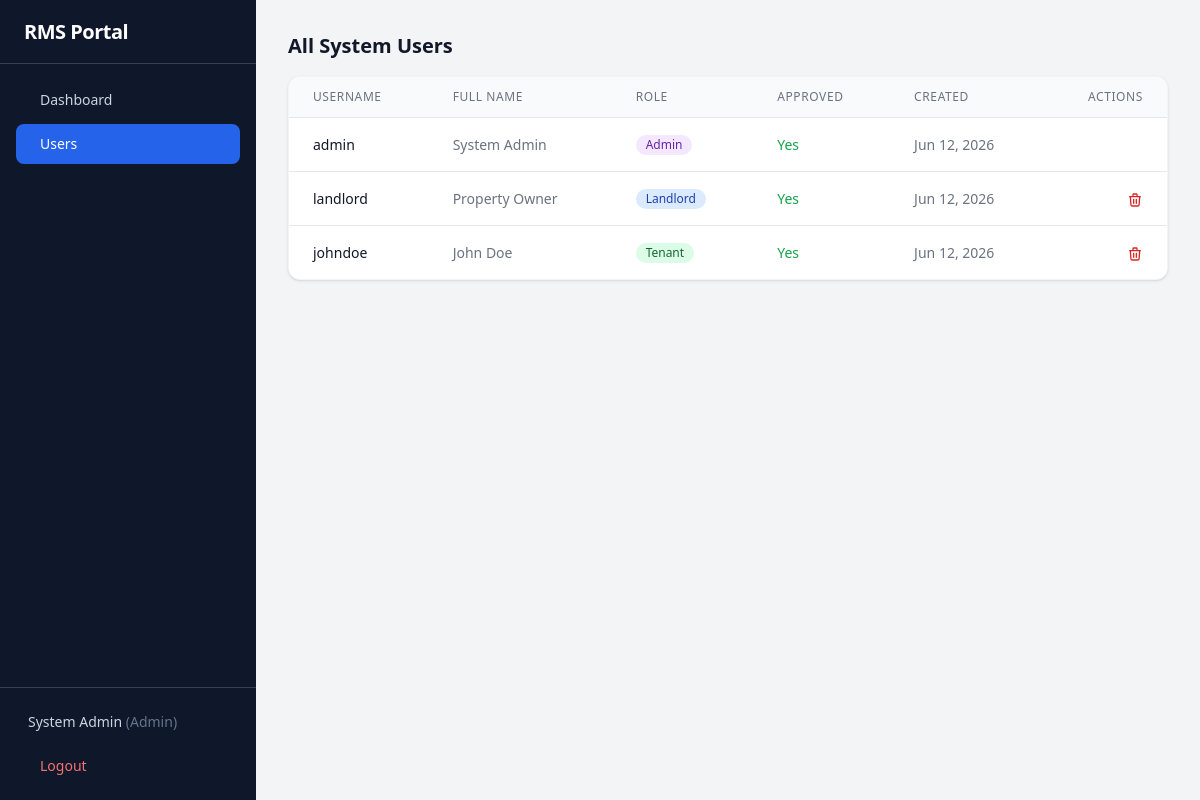
The app's page /users.php (signed in) with its own data.
### tables this page shows
CREATE TABLE IF NOT EXISTS users (
    id VARCHAR(20) PRIMARY KEY,
    username VARCHAR(50) UNIQUE NOT NULL,
    password VARCHAR(255) NOT NULL,
    full_name VARCHAR(255) DEFAULT NULL,
    phone VARCHAR(50) DEFAULT NULL,
    email VARCHAR(255) DEFAULT NULL,
    nida VARCHAR(50) DEFAULT NULL,
    role ENUM('admin','tenant','landlord') NOT NULL DEFAULT 'tenant',
    approved TINYINT(1) NOT NULL DEFAULT 1,
    property_address TEXT DEFAULT NULL,
    tenant_id VARCHAR(20) DEFAULT NULL,
    must_change_password TINYINT(1) NOT NULL DEFAULT 1,
    created_at TIMESTAMP DEFAULT CURRENT_TIMESTAMP
);

### config/database.php (called while the page is built, shortened)
<?php
$DB_HOST = getenv('DB_HOST') ?: 'localhost';
$DB_NAME = getenv('DB_NAME') ?: 'rms_portal';
$DB_USER = getenv('DB_USER') ?: 'root';
$DB_PASS = getenv('DB_PASS') ?: '';
try {
    $pdo = new PDO("mysql:host=$DB_HOST;dbname=$DB_NAME;charset=utf8mb4", $DB_USER, $DB_PASS, [
        PDO::ATTR_ERRMODE => PDO::ERRMODE_EXCEPTION,
        PDO::ATTR_DEFAULT_FETCH_MODE => PDO::FETCH_ASSOC,
        PDO::ATTR_EMULATE_PREPARES => false,
    ]);
} catch (PDOException $e) {
    die("Database connection failed: " . $e->getMessage());
}
function db(): PDO {
    global $pdo;
    return $pdo;
}

### includes/helpers.php (called while the page is built, shortened)
<?php
function hsc($str): string {
    return htmlspecialchars($str ?? '', ENT_QUOTES, 'UTF-8');
}

### includes/auth.php (called while the page is built, shortened)
<?php
require_once __DIR__ . '/../config/database.php';
function isLoggedIn(): bool {
    return isset($_SESSION['user_id']);
}
function getCurrentUser(): ?array {
    $stmt = db()->prepare("SELECT id, username, full_name, phone, email, nida, role, approved, property_address, tenant_id, must_change_password FROM users WHERE id = ?");
    $stmt->execute([$_SESSION['user_id']]);
    return $stmt->fetch() ?: null;
}

### users.php (the view, shortened to what this page needs)
<?php
require_once __DIR__ . '/config/database.php';
require_once __DIR__ . '/includes/auth.php';
require_once __DIR__ . '/includes/helpers.php';
$all_users = db()->query("SELECT * FROM users ORDER BY FIELD(role, 'admin', 'landlord', 'tenant'), username")->fetchAll();
$role_colors = [
    'admin' => 'bg-purple-100 text-purple-800',
    'landlord' => 'bg-blue-100 text-blue-800',
    'tenant' => 'bg-green-100 text-green-800',
];
?>
<div class="space-y-8">
    <div>
        <h2 class="text-xl font-bold text-gray-900 mb-4">All System Users</h2>
        <div class="bg-white rounded-xl shadow border border-gray-100 overflow-hidden">
            <div class="overflow-x-auto">
                <table class="min-w-full divide-y divide-gray-200">
                    <thead class="bg-gray-50">
                        <tr>
                            <th class="px-6 py-3 text-left text-xs font-medium text-gray-500 uppercase tracking-wider">Username</th>
                            <th class="px-6 py-3 text-left text-xs font-medium text-gray-500 uppercase tracking-wider">Full Name</th>
                            <th class="px-6 py-3 text-left text-xs font-medium text-gray-500 uppercase tracking-wider">Role</th>
                            <th class="px-6 py-3 text-left text-xs font-medium text-gray-500 uppercase tracking-wider">Approved</th>
                            <th class="px-6 py-3 text-left text-xs font-medium text-gray-500 uppercase tracking-wider">Created</th>
                            <th class="px-6 py-3 text-right text-xs font-medium text-gray-500 uppercase tracking-wider">Actions</th>
                        </tr>
                    </thead>
                    <tbody class="divide-y divide-gray-200 bg-white">
                        <?php foreach ($all_users as $u): ?>
                        <tr class="hover:bg-gray-50">
                            <td class="whitespace-nowrap px-6 py-4 text-sm font-medium text-gray-900"><?= hsc($u['username']) ?></td>
                            <td class="whitespace-nowrap px-6 py-4 text-sm text-gray-500"><?= hsc($u['full_name'] ?? '—') ?></td>
                            <td class="whitespace-nowrap px-6 py-4 text-sm">
                                <span class="inline-flex items-center px-2.5 py-0.5 rounded-full text-xs font-medium <?= $role_colors[$u['role']] ?? 'bg-gray-100 text-gray-800' ?>">
                                    <?= hsc(ucfirst($u['role'])) ?>
                                </span>
                            </td>
                            <td class="whitespace-nowrap px-6 py-4 text-sm">
                                <?php if ($u['approved']): ?>
                                <span class="text-green-600 font-medium">Yes</span>
                                <?php else: ?>
                                <span class="text-yellow-600 font-medium">Pending</span>
                                <?php endif; ?>
                            </td>
                            <td class="whitespace-nowrap px-6 py-4 text-sm text-gray-500"><?= date('M d, Y', strtotime($u['created_at'])) ?></td>
                            <td class="whitespace-nowrap px-6 py-4 text-right text-sm font-medium">
                                <?php if ($u['role'] !== 'admin'): ?>
                                <a href="?action=delete&id=<?= $u['id'] ?>" onclick="return confirm('Delete user <?= hsc($u['username']) ?>?')" class="text-red-600 hover:text-red-900">
                                    <svg class="w-4 h-4 inline" fill="none" stroke="currentColor" viewBox="0 0 24 24"><path stroke-linecap="round" stroke-linejoin="round" stroke-width="2" d="M19 7l-.867 12.142A2 2 0 0116.138 21H7.862a2 2 0 01-1.995-1.858L5 7m5 4v6m4-6v6m1-10V4a1 1 0 00-1-1h-4a1 1 0 00-1 1v3M4 7h16"/></svg>
                                </a>
                                <?php endif; ?>
                            </td>
                        </tr>
                        <?php endforeach; ?>
                    </tbody>
                </table>
            </div>
        </div>
    </div>
</div>
<?php
$content = ob_get_clean();
require __DIR__ . '/includes/layout.php';

### includes/layout.php (shortened to what this page needs)
<?php
require_once __DIR__ . '/auth.php';
require_once __DIR__ . '/helpers.php';
$user = getCurrentUser();
$current_page = basename($_SERVER['PHP_SELF'], '.php') ?: 'index';
$current_action = $_GET['action'] ?? '';
$admin_links = [
    ['name' => 'Dashboard', 'path' => 'index.php', 'icon' => 'dashboard'],
    ['name' => 'Users', 'path' => 'users.php', 'icon' => 'users'],
];
$landlord_links = [
    ['name' => 'Dashboard', 'path' => 'index.php', 'icon' => 'dashboard'],
    ['name' => 'My Properties', 'path' => 'properties.php', 'icon' => 'building'],
    ['name' => 'Tenants', 'path' => 'tenants.php', 'icon' => 'users'],
    ['name' => 'Contracts', 'path' => 'contracts.php', 'icon' => 'file-text'],
    ['name' => 'Payments', 'path' => 'payments.php', 'icon' => 'credit-card'],
    ['name' => 'Requests', 'path' => 'requests.php', 'icon' => 'message-square'],
    ['name' => 'Reports', 'path' => 'reports.php', 'icon' => 'bar-chart'],
];
$tenant_links = [
    ['name' => 'My Dashboard', 'path' => 'index.php', 'icon' => 'dashboard', 'action' => ''],
    ['name' => 'Pay Rent (Control No.)', 'path' => 'index.php?action=generate_control_number', 'icon' => 'credit-card', 'action' => 'generate_control_number'],
    ['name' => 'Renew Contract', 'path' => 'index.php?action=extension', 'icon' => 'file-text', 'action' => 'extension'],
    ['name' => 'Report Issue (Repair)', 'path' => 'index.php?action=maintenance', 'icon' => 'wrench', 'action' => 'maintenance'],
    ['name' => 'Notice to Vacate', 'path' => 'index.php?action=move_out', 'icon' => 'file-output', 'action' => 'move_out'],
];
if ($user['role'] === 'admin') {
    $links = $admin_links;
} elseif ($user['role'] === 'landlord') {
    $links = $landlord_links;
} else {
    $links = $tenant_links;
}
?>
<!DOCTYPE html>
<html lang="en">
<head>
    <script src="https://cdn.tailwindcss.com"></script>
</head>
<body class="bg-gray-100">
<div class="min-h-screen flex" x-data="{ sidebarOpen: false }">
    <aside class="fixed lg:static inset-y-0 left-0 z-30 w-64 bg-slate-900 transform transition-transform duration-200 ease-in-out -translate-x-full lg:translate-x-0 flex flex-col"
           x-bind:class="sidebarOpen ? 'translate-x-0' : '-translate-x-full lg:translate-x-0'">
        <div class="h-16 flex items-center justify-between px-6 border-b border-slate-700">
            <h1 class="text-xl font-bold text-white tracking-tight">RMS Portal</h1>
        </div>
        <nav class="flex-1 px-4 py-4 space-y-1 overflow-y-auto">
            <?php foreach ($links as $link):
                $is_active = false;
                if (isset($link['action'])) {
                    $is_active = $current_page === 'index' && $current_action === $link['action'];
                    if ($link['action'] === '') {
                        $is_active = $current_page === 'index' && $current_action === '';
                    }
                } else {
                    $is_active = $current_page === basename($link['path'], '.php');
                }
            ?>
            <a href="<?= $link['path'] ?>"
               class="flex items-center px-3 py-2.5 text-sm font-medium rounded-lg transition-colors <?= $is_active ? 'bg-blue-600 text-white' : 'text-slate-300 hover:bg-slate-800 hover:text-white' ?>">
                <?= $link['name'] ?>
            </a>
            <?php endforeach; ?>
        </nav>
        <div class="p-4 border-t border-slate-700">
            <div class="flex items-center px-3 py-2 text-sm text-slate-300">
                <span class="truncate flex-1"><?= hsc($user['full_name'] ?: $user['username']) ?> <span class="text-slate-500 capitalize">(<?= $user['role'] ?>)</span></span>
            </div>
            <a href="logout.php"
               class="mt-2 w-full flex items-center px-3 py-2 text-sm font-medium text-red-400 rounded-lg hover:bg-slate-800 transition-colors">
                Logout
            </a>
        </div>
    </aside>
    <main class="flex-1 flex flex-col min-w-0">
        <div class="flex-1 overflow-y-auto p-4 sm:p-6 lg:p-8">
            <div class="max-w-7xl mx-auto">
                <?= $content ?? '' ?>
            </div>
        </div>
    </main>
</div>
</body>
</html>

### records on screen
users: full_name "System Admin", role "Admin", username "admin", approved "Yes", created_at "Jun 12, 2026"
users: username "landlord", full_name "Property Owner", role "Landlord", approved "Yes", created_at "Jun 12, 2026"
users: username "johndoe", full_name "John Doe", role "Tenant", approved "Yes", created_at "Jun 12, 2026"

### other values on screen
$link['name'] "Dashboard"
$link['name'] "Users"
